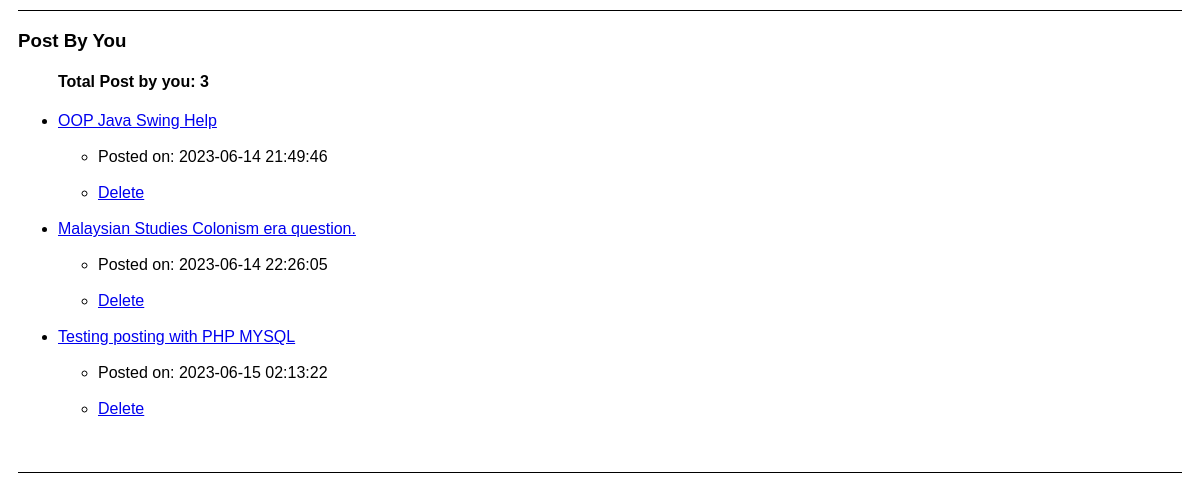
The app's page /viewPost.php (signed in) with its own data.
### tables this page shows
CREATE TABLE `post` (
  `PostID` int(4) NOT NULL,
  `UserID` int(4) NOT NULL,
  `PostTitle` varchar(100) NOT NULL,
  `PostContent` varchar(1000) NOT NULL,
  `PostStatus` varchar(10) NOT NULL,
  `PostDate` datetime NOT NULL,
  `ExpertID` int(4) NOT NULL
);

### viewPost.php (the view, shortened to what this page needs)
<?php
include("dbase.php");
$cmdselect="SELECT * FROM post WHERE UserID=".$_SESSION['UserID']."";
$cmdcount="SELECT COUNT(PostID) as 'total' FROM post where UserID=".$_SESSION['UserID']."";
$result = $conn->query($cmdselect);
$result2 = $conn->query($cmdcount);
?>
<html>
    <head>
    </head>
    <link rel="stylesheet" type="text/css" href="Style.css">
    <body></body>
         <div class="activePost">
            <h3>Post By You</h3>
            <ul>
            <?php
            if($result->num_rows >0){
                $row2=$result2->fetch_assoc();
                echo "<h4>Total Post by you: ".$row2['total']."</h4>";
            while($row=$result->fetch_assoc()){
                $href="displayPost.php?uid=".$row['PostID'];
                $del="delete.php?uid=".$row['PostID'];
            ?>
                <?php echo "<li><a href='".$href."' target='_parent'>" .$row['PostTitle']."</a></li><br>"; ?>
                <?php echo "<ul><li>Posted on: " .$row['PostDate']."</li></ul><br>"; ?>
                <?php echo "<ul><li><a onclick='return confirm()' href='".$del."'>Delete</a></li></ul><br>" ?>
            <?php
            }
            }
            ?>
            </ul>
        </div>
    </body>
</html>

### Style.css (style rules this page uses)
body { font-family: Arial, Helvetica, sans-serif; background-image: url("Image/bg.jpg"); }
.activePost { position: relative; margin: 10px; border-top: 1px solid black; border-bottom: 1px solid black; padding-bottom: 20px; }

### records on screen
post: PostTitle "OOP Java Swing Help", PostDate "2023-06-14 21:49:46"
post: PostTitle "Malaysian Studies Colonism era question.", PostDate "2023-06-14 22:26:05"
post: PostTitle "Testing posting with PHP MYSQL", PostDate "2023-06-15 02:13:22"

### other values on screen
$row2['total'] "3"
